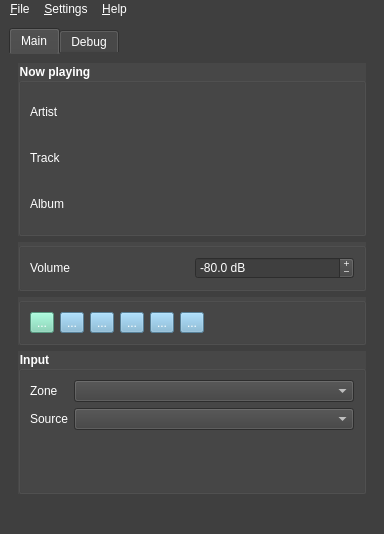
<?xml version="1.0" encoding="UTF-8"?>
<ui version="4.0">
 <class>PyYamaMainWindow</class>
 <widget class="QMainWindow" name="PyYamaMainWindow">
  <property name="geometry">
   <rect>
    <x>0</x>
    <y>0</y>
    <width>384</width>
    <height>534</height>
   </rect>
  </property>
  <property name="windowTitle">
   <string>PyYama</string>
  </property>
  <property name="windowIcon">
   <iconset resource="icons.qrc">
    <normaloff>:/icons/icons128/pyyama.png</normaloff>:/icons/icons128/pyyama.png</iconset>
  </property>
  <property name="styleSheet">
   <string notr="true">QWidget {
background-color: rgb(63, 63, 63);
color: white;
border-color: rgb(127, 127, 127);
}

QWidget:disabled {
color: rgb(127, 127, 127)
}

QMenu::item:selected {
background-color: rgb(127, 127, 127)
}</string>
  </property>
  <widget class="QWidget" name="centralwidget">
   <layout class="QGridLayout" name="gridLayout_2">
    <item row="0" column="0">
     <widget class="QTabWidget" name="tabWidget">
      <property name="enabled">
       <bool>true</bool>
      </property>
      <property name="styleSheet">
       <string notr="true">QToolButton {
background-color: rgb(122,179,213);
}

QLabel {
background: transparent;
}

QGroupBox {
	background-color: rgb(71, 71, 71);
	font-weight: bold;
}


QGroupBox::title {

}</string>
      </property>
      <property name="currentIndex">
       <number>0</number>
      </property>
      <widget class="QWidget" name="maintab">
       <property name="enabled">
        <bool>true</bool>
       </property>
       <property name="styleSheet">
        <string notr="true"/>
       </property>
       <attribute name="title">
        <string>Main</string>
       </attribute>
       <layout class="QVBoxLayout" name="verticalLayout">
        <item>
         <widget class="QGroupBox" name="nowplayingGroupBox">
          <property name="title">
           <string>Now playing</string>
          </property>
          <layout class="QFormLayout" name="formLayout_2">
           <item row="0" column="0">
            <widget class="QLabel" name="label_2">
             <property name="minimumSize">
              <size>
               <width>0</width>
               <height>40</height>
              </size>
             </property>
             <property name="styleSheet">
              <string notr="true"/>
             </property>
             <property name="text">
              <string>Artist</string>
             </property>
            </widget>
           </item>
           <item row="0" column="1">
            <widget class="QLabel" name="artistLabel">
             <property name="minimumSize">
              <size>
               <width>220</width>
               <height>40</height>
              </size>
             </property>
             <property name="text">
              <string/>
             </property>
             <property name="wordWrap">
              <bool>true</bool>
             </property>
            </widget>
           </item>
           <item row="1" column="0">
            <widget class="QLabel" name="label_3">
             <property name="minimumSize">
              <size>
               <width>0</width>
               <height>40</height>
              </size>
             </property>
             <property name="text">
              <string>Track</string>
             </property>
            </widget>
           </item>
           <item row="2" column="0">
            <widget class="QLabel" name="label_4">
             <property name="minimumSize">
              <size>
               <width>0</width>
               <height>40</height>
              </size>
             </property>
             <property name="text">
              <string>Album</string>
             </property>
            </widget>
           </item>
           <item row="2" column="1">
            <widget class="QLabel" name="albumLabel">
             <property name="minimumSize">
              <size>
               <width>220</width>
               <height>40</height>
              </size>
             </property>
             <property name="text">
              <string/>
             </property>
            </widget>
           </item>
           <item row="1" column="1">
            <widget class="QLabel" name="trackLabel">
             <property name="minimumSize">
              <size>
               <width>220</width>
               <height>40</height>
              </size>
             </property>
             <property name="text">
              <string/>
             </property>
             <property name="wordWrap">
              <bool>true</bool>
             </property>
            </widget>
           </item>
          </layout>
         </widget>
        </item>
        <item>
         <widget class="QGroupBox" name="groupBox_2">
          <property name="title">
           <string/>
          </property>
          <layout class="QGridLayout" name="gridLayout_3">
           <item row="0" column="1">
            <widget class="QDoubleSpinBox" name="volumeSpinBox">
             <property name="styleSheet">
              <string notr="true"/>
             </property>
             <property name="buttonSymbols">
              <enum>QAbstractSpinBox::PlusMinus</enum>
             </property>
             <property name="keyboardTracking">
              <bool>false</bool>
             </property>
             <property name="suffix">
              <string> dB</string>
             </property>
             <property name="decimals">
              <number>1</number>
             </property>
             <property name="minimum">
              <double>-255.000000000000000</double>
             </property>
             <property name="maximum">
              <double>0.000000000000000</double>
             </property>
             <property name="singleStep">
              <double>0.500000000000000</double>
             </property>
             <property name="value">
              <double>-80.000000000000000</double>
             </property>
            </widget>
           </item>
           <item row="0" column="0">
            <widget class="QLabel" name="label_6">
             <property name="text">
              <string>Volume</string>
             </property>
            </widget>
           </item>
          </layout>
         </widget>
        </item>
        <item>
         <widget class="QGroupBox" name="groupBox_3">
          <property name="title">
           <string/>
          </property>
          <layout class="QHBoxLayout" name="horizontalLayout">
           <item>
            <widget class="QToolButton" name="powerToolButton">
             <property name="styleSheet">
              <string notr="true">background-color: rgb(122,213,179)</string>
             </property>
             <property name="text">
              <string>...</string>
             </property>
             <property name="icon">
              <iconset resource="icons.qrc">
               <normaloff>:/icons/icons32/power-standby-4x.png</normaloff>:/icons/icons32/power-standby-4x.png</iconset>
             </property>
             <property name="iconSize">
              <size>
               <width>32</width>
               <height>32</height>
              </size>
             </property>
            </widget>
           </item>
           <item>
            <widget class="QToolButton" name="previousToolButton">
             <property name="text">
              <string>...</string>
             </property>
             <property name="icon">
              <iconset resource="icons.qrc">
               <normaloff>:/icons/icons32/media-skip-backward-4x.png</normaloff>:/icons/icons32/media-skip-backward-4x.png</iconset>
             </property>
             <property name="iconSize">
              <size>
               <width>32</width>
               <height>32</height>
              </size>
             </property>
            </widget>
           </item>
           <item>
            <widget class="QToolButton" name="playPauseToolButton">
             <property name="text">
              <string>...</string>
             </property>
             <property name="icon">
              <iconset resource="icons.qrc">
               <normaloff>:/icons/icons32/media-pause-4x.png</normaloff>:/icons/icons32/media-pause-4x.png</iconset>
             </property>
             <property name="iconSize">
              <size>
               <width>32</width>
               <height>32</height>
              </size>
             </property>
            </widget>
           </item>
           <item>
            <widget class="QToolButton" name="stopToolButton">
             <property name="text">
              <string>...</string>
             </property>
             <property name="icon">
              <iconset resource="icons.qrc">
               <normaloff>:/icons/icons32/media-stop-4x.png</normaloff>:/icons/icons32/media-stop-4x.png</iconset>
             </property>
             <property name="iconSize">
              <size>
               <width>32</width>
               <height>32</height>
              </size>
             </property>
            </widget>
           </item>
           <item>
            <widget class="QToolButton" name="nextToolButton">
             <property name="text">
              <string>...</string>
             </property>
             <property name="icon">
              <iconset resource="icons.qrc">
               <normaloff>:/icons/icons32/media-skip-forward-4x.png</normaloff>:/icons/icons32/media-skip-forward-4x.png</iconset>
             </property>
             <property name="iconSize">
              <size>
               <width>32</width>
               <height>32</height>
              </size>
             </property>
            </widget>
           </item>
           <item>
            <widget class="QToolButton" name="muteToolButton">
             <property name="text">
              <string>...</string>
             </property>
             <property name="icon">
              <iconset resource="icons.qrc">
               <normaloff>:/icons/icons32/volume-off-4x.png</normaloff>:/icons/icons32/volume-off-4x.png</iconset>
             </property>
             <property name="iconSize">
              <size>
               <width>32</width>
               <height>32</height>
              </size>
             </property>
            </widget>
           </item>
           <item>
            <spacer name="horizontalSpacer">
             <property name="orientation">
              <enum>Qt::Horizontal</enum>
             </property>
             <property name="sizeHint" stdset="0">
              <size>
               <width>40</width>
               <height>20</height>
              </size>
             </property>
            </spacer>
           </item>
          </layout>
         </widget>
        </item>
        <item>
         <widget class="QGroupBox" name="groupBox">
          <property name="title">
           <string>Input</string>
          </property>
          <layout class="QFormLayout" name="formLayout">
           <item row="0" column="0">
            <widget class="QLabel" name="label_5">
             <property name="text">
              <string>Zone</string>
             </property>
            </widget>
           </item>
           <item row="0" column="1">
            <widget class="QComboBox" name="zoneComboBox"/>
           </item>
           <item row="1" column="0">
            <widget class="QLabel" name="label">
             <property name="text">
              <string>Source</string>
             </property>
            </widget>
           </item>
           <item row="1" column="1">
            <widget class="QComboBox" name="inputComboBox"/>
           </item>
           <item row="2" column="1">
            <spacer name="verticalSpacer">
             <property name="orientation">
              <enum>Qt::Vertical</enum>
             </property>
             <property name="sizeHint" stdset="0">
              <size>
               <width>20</width>
               <height>40</height>
              </size>
             </property>
            </spacer>
           </item>
          </layout>
         </widget>
        </item>
       </layout>
      </widget>
      <widget class="QWidget" name="debugtab">
       <attribute name="title">
        <string>Debug</string>
       </attribute>
       <layout class="QGridLayout" name="gridLayout">
        <item row="0" column="0">
         <widget class="QPlainTextEdit" name="plainTextEdit"/>
        </item>
        <item row="1" column="0">
         <widget class="QLabel" name="modelNameLabel">
          <property name="text">
           <string>Model name</string>
          </property>
         </widget>
        </item>
       </layout>
      </widget>
     </widget>
    </item>
   </layout>
  </widget>
  <widget class="QMenuBar" name="menubar">
   <property name="geometry">
    <rect>
     <x>0</x>
     <y>0</y>
     <width>384</width>
     <height>26</height>
    </rect>
   </property>
   <widget class="QMenu" name="menu_File">
    <property name="title">
     <string>&amp;File</string>
    </property>
    <addaction name="actionConnect"/>
    <addaction name="action_Disconnect"/>
    <addaction name="separator"/>
    <addaction name="actionExit"/>
   </widget>
   <widget class="QMenu" name="menuHelp">
    <property name="title">
     <string>&amp;Help</string>
    </property>
    <addaction name="actionAbout_PyYama"/>
   </widget>
   <widget class="QMenu" name="menuSettings">
    <property name="title">
     <string>&amp;Settings</string>
    </property>
    <addaction name="actionPreferences"/>
   </widget>
   <addaction name="menu_File"/>
   <addaction name="menuSettings"/>
   <addaction name="menuHelp"/>
  </widget>
  <widget class="QStatusBar" name="statusbar"/>
  <action name="actionExit">
   <property name="text">
    <string>E&amp;xit</string>
   </property>
   <property name="shortcut">
    <string>Ctrl+Q</string>
   </property>
   <property name="shortcutContext">
    <enum>Qt::WindowShortcut</enum>
   </property>
   <property name="shortcutVisibleInContextMenu">
    <bool>true</bool>
   </property>
  </action>
  <action name="actionAbout_PyYama">
   <property name="icon">
    <iconset resource="icons.qrc">
     <normaloff>:/icons/icons32/star-4x.png</normaloff>:/icons/icons32/star-4x.png</iconset>
   </property>
   <property name="text">
    <string>&amp;About PyYama...</string>
   </property>
  </action>
  <action name="actionConnect">
   <property name="icon">
    <iconset resource="icons.qrc">
     <normaloff>:/icons/icons32/account-login-4x.png</normaloff>:/icons/icons32/account-login-4x.png</iconset>
   </property>
   <property name="text">
    <string>Co&amp;nnect...</string>
   </property>
   <property name="shortcutVisibleInContextMenu">
    <bool>true</bool>
   </property>
  </action>
  <action name="action_Disconnect">
   <property name="enabled">
    <bool>false</bool>
   </property>
   <property name="icon">
    <iconset resource="icons.qrc">
     <normaloff>:/icons/icons32/account-logout-4x.png</normaloff>:/icons/icons32/account-logout-4x.png</iconset>
   </property>
   <property name="text">
    <string>&amp;Disconnect</string>
   </property>
  </action>
  <action name="actionPreferences">
   <property name="icon">
    <iconset resource="icons.qrc">
     <normaloff>:/icons/icons32/cog-4x.png</normaloff>:/icons/icons32/cog-4x.png</iconset>
   </property>
   <property name="text">
    <string>Preferences...</string>
   </property>
  </action>
 </widget>
 <resources>
  <include location="icons.qrc"/>
 </resources>
 <connections/>
</ui>
